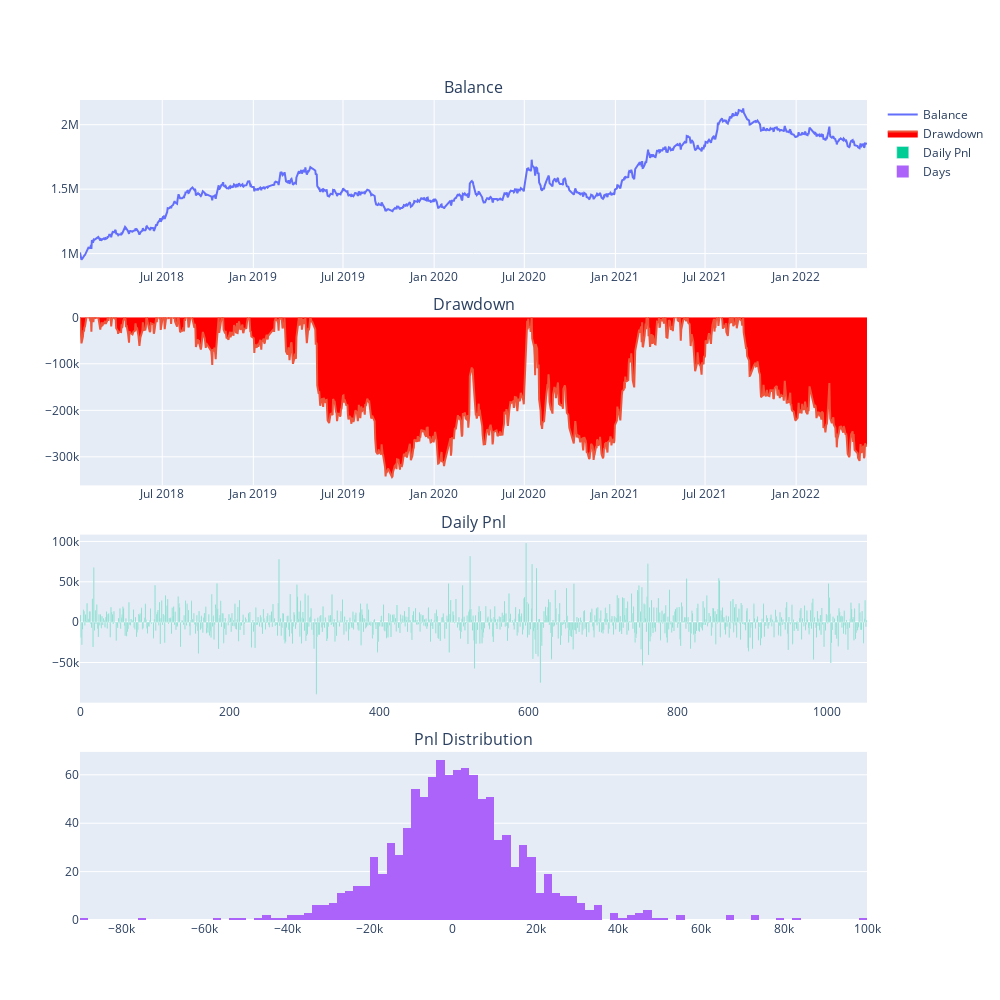

The notebook cell this image was saved under:
### Code cell
#用2018年后的数据进行参数优化，把最优参数代回去回测
engine = BacktestingEngine()

engine.set_parameters(
    vt_symbol="IF888.CFFEX",
    interval="1m", 
    start=datetime(2018, 1, 1), 
    end=datetime.now(), 
    rate=0.3/10000, 
    slippage=0.2, 
    size=300, 
    pricetick=0.2, 
    capital=1_000_000
)

engine.add_strategy(ExtremeFollowStrategy, {})

engine.load_data()
engine.run_backtesting()
engine.calculate_result()
engine.calculate_statistics()
engine.show_chart()

### Figure 1 — Plotly figure (JSON) as saved in the notebook; plotly's stock layout.template omitted (floating-point values rounded to 4 significant figures; data arrays with more than 128 entries replaced by an {"elided": "..."} marker saying what was removed)
{"data": [{"mode": "lines", "name": "Balance", "type": "scatter", "x": {"elided": "1054 str values"}, "xaxis": "x", "y": {"elided": "1054 float values"}, "yaxis": "y"}, {"fill": "tozeroy", "fillcolor": "red", "mode": "lines", "name": "Drawdown", "type": "scatter", "x": {"elided": "1054 str values"}, "xaxis": "x2", "y": {"elided": "1054 float values"}, "yaxis": "y2"}, {"name": "Daily Pnl", "type": "bar", "xaxis": "x3", "y": {"elided": "1054 float values"}, "yaxis": "y3"}, {"name": "Days", "nbinsx": 100, "type": "histogram", "x": {"elided": "1054 float values"}, "xaxis": "x4", "yaxis": "y4"}], "layout": {"annotations": [{"font": {"size": 16}, "showarrow": false, "text": "Balance", "x": 0.5, "xanchor": "center", "xref": "paper", "y": 1, "yanchor": "bottom", "yref": "paper"}, {"font": {"size": 16}, "showarrow": false, "text": "Drawdown", "x": 0.5, "xanchor": "center", "xref": "paper", "y": 0.735, "yanchor": "bottom", "yref": "paper"}, {"font": {"size": 16}, "showarrow": false, "text": "Daily Pnl", "x": 0.5, "xanchor": "center", "xref": "paper", "y": 0.47, "yanchor": "bottom", "yref": "paper"}, {"font": {"size": 16}, "showarrow": false, "text": "Pnl Distribution", "x": 0.5, "xanchor": "center", "xref": "paper", "y": 0.205, "yanchor": "bottom", "yref": "paper"}], "height": 1000, "width": 1000, "xaxis": {"anchor": "y", "domain": [0, 1]}, "xaxis2": {"anchor": "y2", "domain": [0, 1]}, "xaxis3": {"anchor": "y3", "domain": [0, 1]}, "xaxis4": {"anchor": "y4", "domain": [0, 1]}, "yaxis": {"anchor": "x", "domain": [0.795, 1]}, "yaxis2": {"anchor": "x2", "domain": [0.53, 0.735]}, "yaxis3": {"anchor": "x3", "domain": [0.265, 0.47]}, "yaxis4": {"anchor": "x4", "domain": [0, 0.205]}}}
